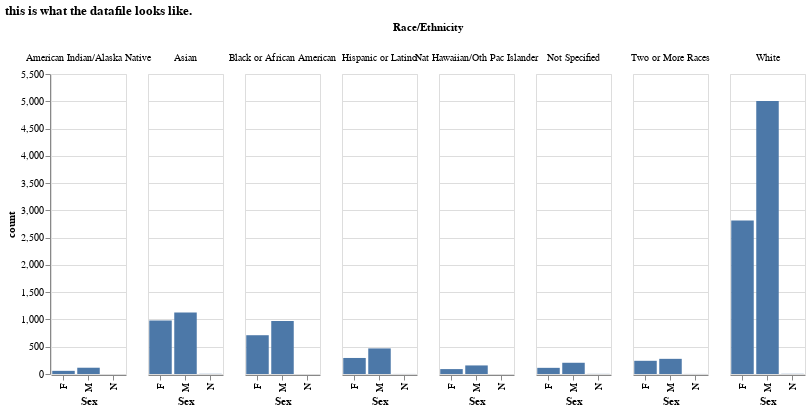

Notebook source saved alongside this figure:
### Code cell
baseline = (
    alt.Chart(demos)
    .mark_bar()
    .encode(x="Sex", y="count:Q", column="Race/Ethnicity:N")
    .properties(width=75, title="this is what the datafile looks like.")
)
baseline

### Figure 1 — Vega-Lite specification as saved in the notebook (floating-point values rounded to 4 significant figures)
{"config": {"view": {"continuousWidth": 400, "continuousHeight": 300}}, "data": {"name": "data-f45dc9467b0a9c283684369dc06233ce"}, "mark": "bar", "encoding": {"column": {"type": "nominal", "field": "Race/Ethnicity"}, "x": {"type": "nominal", "field": "Sex"}, "y": {"type": "quantitative", "field": "count"}}, "title": "this is what the datafile looks like.", "width": 75, "$schema": "https://vega.github.io/schema/vega-lite/v4.0.2.json", "datasets": {"data-f45dc9467b0a9c283684369dc06233ce": [{"Race/Ethnicity": "White", "Sex": "M", "count": 5004, "dist": 0.3668, "cumsum": 0.3668}, {"Race/Ethnicity": "White", "Sex": "F", "count": 2814, "dist": 0.2063, "cumsum": 0.573}, {"Race/Ethnicity": "Asian", "Sex": "M", "count": 1128, "dist": 0.08268, "cumsum": 0.6557}, {"Race/Ethnicity": "Asian", "Sex": "F", "count": 982, "dist": 0.07198, "cumsum": 0.7277}, {"Race/Ethnicity": "Black or African American", "Sex": "M", "count": 972, "dist": 0.07125, "cumsum": 0.7989}, {"Race/Ethnicity": "Black or African American", "Sex": "F", "count": 711, "dist": 0.05211, "cumsum": 0.8511}, {"Race/Ethnicity": "Hispanic or Latino", "Sex": "M", "count": 469, "dist": 0.03438, "cumsum": 0.8854}, {"Race/Ethnicity": "Hispanic or Latino", "Sex": "F", "count": 294, "dist": 0.02155, "cumsum": 0.907}, {"Race/Ethnicity": "Two or More Races", "Sex": "M", "count": 278, "dist": 0.02038, "cumsum": 0.9274}, {"Race/Ethnicity": "Two or More Races", "Sex": "F", "count": 242, "dist": 0.01774, "cumsum": 0.9451}, {"Race/Ethnicity": "Not Specified", "Sex": "M", "count": 206, "dist": 0.0151, "cumsum": 0.9602}, {"Race/Ethnicity": "Nat Hawaiian/Oth Pac Islander", "Sex": "M", "count": 157, "dist": 0.01151, "cumsum": 0.9717}, {"Race/Ethnicity": "American Indian/Alaska Native", "Sex": "M", "count": 115, "dist": 0.008429, "cumsum": 0.9801}, {"Race/Ethnicity": "Not Specified", "Sex": "F", "count": 113, "dist": 0.008283, "cumsum": 0.9884}, {"Race/Ethnicity": "Nat Hawaiian/Oth Pac Islander", "Sex": "F", "count": 90, "dist": 0.006597, "cumsum": 0.995}, {"Race/Ethnicity": "American Indian/Alaska Native", "Sex": "F", "count": 58, "dist": 0.004251, "cumsum": 0.9993}, {"Race/Ethnicity": "Asian", "Sex": "N", "count": 3, "dist": 0.0002199, "cumsum": 0.9995}, {"Race/Ethnicity": "White", "Sex": "N", "count": 3, "dist": 0.0002199, "cumsum": 0.9997}, {"Race/Ethnicity": "Not Specified", "Sex": "N", "count": 2, "dist": 0.0001466, "cumsum": 0.9999}, {"Race/Ethnicity": "Two or More Races", "Sex": "N", "count": 1, "dist": 7.33e-05, "cumsum": 0.9999}, {"Race/Ethnicity": "Hispanic or Latino", "Sex": "N", "count": 1, "dist": 7.33e-05, "cumsum": 1.0}]}}
